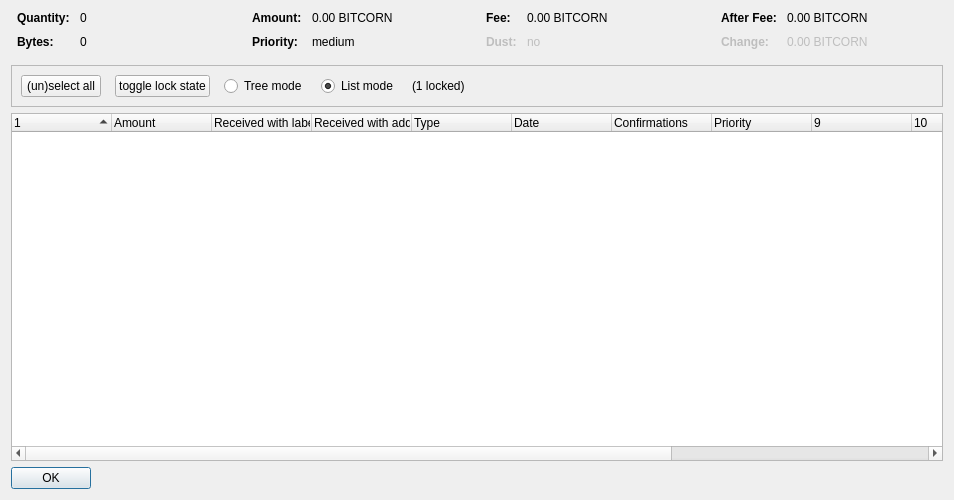
<?xml version="1.0" encoding="UTF-8"?>
<ui version="4.0">
 <class>CoinControlDialog</class>
 <widget class="QDialog" name="CoinControlDialog">
  <property name="geometry">
   <rect>
    <x>0</x>
    <y>0</y>
    <width>954</width>
    <height>500</height>
   </rect>
  </property>
  <property name="windowTitle">
   <string>Coin Selection</string>
  </property>
  <layout class="QVBoxLayout" name="verticalLayout">
   <item>
    <layout class="QHBoxLayout" name="horizontalLayoutTop" stretch="0,0,0,0">
     <property name="topMargin">
      <number>0</number>
     </property>
     <property name="bottomMargin">
      <number>10</number>
     </property>
     <item>
      <layout class="QFormLayout" name="formLayoutCoinControl1">
       <property name="horizontalSpacing">
        <number>10</number>
       </property>
       <property name="verticalSpacing">
        <number>10</number>
       </property>
       <property name="leftMargin">
        <number>6</number>
       </property>
       <property name="rightMargin">
        <number>6</number>
       </property>
       <item row="0" column="0">
        <widget class="QLabel" name="labelCoinControlQuantityText">
         <property name="font">
          <font>
           <weight>75</weight>
           <bold>true</bold>
          </font>
         </property>
         <property name="text">
          <string>Quantity:</string>
         </property>
        </widget>
       </item>
       <item row="0" column="1">
        <widget class="QLabel" name="labelCoinControlQuantity">
         <property name="cursor">
          <cursorShape>IBeamCursor</cursorShape>
         </property>
         <property name="contextMenuPolicy">
          <enum>Qt::ActionsContextMenu</enum>
         </property>
         <property name="text">
          <string notr="true">0</string>
         </property>
         <property name="textInteractionFlags">
          <set>Qt::LinksAccessibleByMouse|Qt::TextSelectableByKeyboard|Qt::TextSelectableByMouse</set>
         </property>
        </widget>
       </item>
       <item row="1" column="0">
        <widget class="QLabel" name="labelCoinControlBytesText">
         <property name="font">
          <font>
           <weight>75</weight>
           <bold>true</bold>
          </font>
         </property>
         <property name="text">
          <string>Bytes:</string>
         </property>
        </widget>
       </item>
       <item row="1" column="1">
        <widget class="QLabel" name="labelCoinControlBytes">
         <property name="cursor">
          <cursorShape>IBeamCursor</cursorShape>
         </property>
         <property name="contextMenuPolicy">
          <enum>Qt::ActionsContextMenu</enum>
         </property>
         <property name="text">
          <string notr="true">0</string>
         </property>
         <property name="textInteractionFlags">
          <set>Qt::LinksAccessibleByMouse|Qt::TextSelectableByKeyboard|Qt::TextSelectableByMouse</set>
         </property>
        </widget>
       </item>
      </layout>
     </item>
     <item>
      <layout class="QFormLayout" name="formLayoutCoinControl2">
       <property name="horizontalSpacing">
        <number>10</number>
       </property>
       <property name="verticalSpacing">
        <number>10</number>
       </property>
       <property name="leftMargin">
        <number>6</number>
       </property>
       <property name="rightMargin">
        <number>6</number>
       </property>
       <item row="0" column="0">
        <widget class="QLabel" name="labelCoinControlAmountText">
         <property name="font">
          <font>
           <weight>75</weight>
           <bold>true</bold>
          </font>
         </property>
         <property name="text">
          <string>Amount:</string>
         </property>
        </widget>
       </item>
       <item row="0" column="1">
        <widget class="QLabel" name="labelCoinControlAmount">
         <property name="cursor">
          <cursorShape>IBeamCursor</cursorShape>
         </property>
         <property name="contextMenuPolicy">
          <enum>Qt::ActionsContextMenu</enum>
         </property>
         <property name="text">
          <string notr="true">0.00 BITCORN</string>
         </property>
         <property name="textInteractionFlags">
          <set>Qt::LinksAccessibleByMouse|Qt::TextSelectableByKeyboard|Qt::TextSelectableByMouse</set>
         </property>
        </widget>
       </item>
       <item row="1" column="0">
        <widget class="QLabel" name="labelCoinControlPriorityText">
         <property name="font">
          <font>
           <weight>75</weight>
           <bold>true</bold>
          </font>
         </property>
         <property name="text">
          <string>Priority:</string>
         </property>
        </widget>
       </item>
       <item row="1" column="1">
        <widget class="QLabel" name="labelCoinControlPriority">
         <property name="cursor">
          <cursorShape>IBeamCursor</cursorShape>
         </property>
         <property name="contextMenuPolicy">
          <enum>Qt::ActionsContextMenu</enum>
         </property>
         <property name="text">
          <string>medium</string>
         </property>
         <property name="textInteractionFlags">
          <set>Qt::LinksAccessibleByMouse|Qt::TextSelectableByKeyboard|Qt::TextSelectableByMouse</set>
         </property>
        </widget>
       </item>
      </layout>
     </item>
     <item>
      <layout class="QFormLayout" name="formLayoutCoinControl3">
       <property name="horizontalSpacing">
        <number>10</number>
       </property>
       <property name="verticalSpacing">
        <number>10</number>
       </property>
       <property name="leftMargin">
        <number>6</number>
       </property>
       <property name="rightMargin">
        <number>6</number>
       </property>
       <item row="0" column="0">
        <widget class="QLabel" name="labelCoinControlFeeText">
         <property name="font">
          <font>
           <weight>75</weight>
           <bold>true</bold>
          </font>
         </property>
         <property name="text">
          <string>Fee:</string>
         </property>
        </widget>
       </item>
       <item row="0" column="1">
        <widget class="QLabel" name="labelCoinControlFee">
         <property name="cursor">
          <cursorShape>IBeamCursor</cursorShape>
         </property>
         <property name="contextMenuPolicy">
          <enum>Qt::ActionsContextMenu</enum>
         </property>
         <property name="text">
          <string notr="true">0.00 BITCORN</string>
         </property>
         <property name="textInteractionFlags">
          <set>Qt::LinksAccessibleByMouse|Qt::TextSelectableByKeyboard|Qt::TextSelectableByMouse</set>
         </property>
        </widget>
       </item>
       <item row="1" column="0">
        <widget class="QLabel" name="labelCoinControlLowOutputText">
         <property name="enabled">
          <bool>false</bool>
         </property>
         <property name="font">
          <font>
           <weight>75</weight>
           <bold>true</bold>
          </font>
         </property>
         <property name="text">
          <string>Dust:</string>
         </property>
        </widget>
       </item>
       <item row="1" column="1">
        <widget class="QLabel" name="labelCoinControlLowOutput">
         <property name="enabled">
          <bool>false</bool>
         </property>
         <property name="cursor">
          <cursorShape>IBeamCursor</cursorShape>
         </property>
         <property name="contextMenuPolicy">
          <enum>Qt::ActionsContextMenu</enum>
         </property>
         <property name="text">
          <string>no</string>
         </property>
         <property name="textInteractionFlags">
          <set>Qt::LinksAccessibleByMouse|Qt::TextSelectableByKeyboard|Qt::TextSelectableByMouse</set>
         </property>
        </widget>
       </item>
      </layout>
     </item>
     <item>
      <layout class="QFormLayout" name="formLayoutCoinControl4">
       <property name="horizontalSpacing">
        <number>10</number>
       </property>
       <property name="verticalSpacing">
        <number>10</number>
       </property>
       <property name="leftMargin">
        <number>6</number>
       </property>
       <property name="rightMargin">
        <number>6</number>
       </property>
       <item row="0" column="0">
        <widget class="QLabel" name="labelCoinControlAfterFeeText">
         <property name="font">
          <font>
           <weight>75</weight>
           <bold>true</bold>
          </font>
         </property>
         <property name="text">
          <string>After Fee:</string>
         </property>
        </widget>
       </item>
       <item row="0" column="1">
        <widget class="QLabel" name="labelCoinControlAfterFee">
         <property name="cursor">
          <cursorShape>IBeamCursor</cursorShape>
         </property>
         <property name="contextMenuPolicy">
          <enum>Qt::ActionsContextMenu</enum>
         </property>
         <property name="text">
          <string notr="true">0.00 BITCORN</string>
         </property>
         <property name="textInteractionFlags">
          <set>Qt::LinksAccessibleByMouse|Qt::TextSelectableByKeyboard|Qt::TextSelectableByMouse</set>
         </property>
        </widget>
       </item>
       <item row="1" column="0">
        <widget class="QLabel" name="labelCoinControlChangeText">
         <property name="enabled">
          <bool>false</bool>
         </property>
         <property name="font">
          <font>
           <weight>75</weight>
           <bold>true</bold>
          </font>
         </property>
         <property name="text">
          <string>Change:</string>
         </property>
        </widget>
       </item>
       <item row="1" column="1">
        <widget class="QLabel" name="labelCoinControlChange">
         <property name="enabled">
          <bool>false</bool>
         </property>
         <property name="cursor">
          <cursorShape>IBeamCursor</cursorShape>
         </property>
         <property name="contextMenuPolicy">
          <enum>Qt::ActionsContextMenu</enum>
         </property>
         <property name="text">
          <string notr="true">0.00 BITCORN</string>
         </property>
         <property name="textInteractionFlags">
          <set>Qt::LinksAccessibleByMouse|Qt::TextSelectableByKeyboard|Qt::TextSelectableByMouse</set>
         </property>
        </widget>
       </item>
      </layout>
     </item>
    </layout>
   </item>
   <item>
    <widget class="QFrame" name="frame">
     <property name="minimumSize">
      <size>
       <width>0</width>
       <height>40</height>
      </size>
     </property>
     <property name="frameShape">
      <enum>QFrame::StyledPanel</enum>
     </property>
     <property name="frameShadow">
      <enum>QFrame::Sunken</enum>
     </property>
     <layout class="QHBoxLayout" name="horizontalLayout">
      <item>
       <layout class="QHBoxLayout" name="horizontalLayoutPanel" stretch="0,0,0,0,0,0">
        <property name="spacing">
         <number>14</number>
        </property>
        <item>
         <widget class="QPushButton" name="pushButtonSelectAll">
          <property name="sizePolicy">
           <sizepolicy hsizetype="Maximum" vsizetype="Fixed">
            <horstretch>0</horstretch>
            <verstretch>0</verstretch>
           </sizepolicy>
          </property>
          <property name="text">
           <string>(un)select all</string>
          </property>
          <property name="autoDefault">
           <bool>false</bool>
          </property>
         </widget>
        </item>
        <item>
         <widget class="QPushButton" name="pushButtonToggleLock">
          <property name="sizePolicy">
           <sizepolicy hsizetype="Maximum" vsizetype="Fixed">
            <horstretch>0</horstretch>
            <verstretch>0</verstretch>
           </sizepolicy>
          </property>
          <property name="text">
           <string>toggle lock state</string>
          </property>
          <property name="autoDefault">
           <bool>false</bool>
          </property>
         </widget>
        </item>
        <item>
         <widget class="QRadioButton" name="radioTreeMode">
          <property name="sizePolicy">
           <sizepolicy hsizetype="Maximum" vsizetype="Fixed">
            <horstretch>0</horstretch>
            <verstretch>0</verstretch>
           </sizepolicy>
          </property>
          <property name="text">
           <string>Tree mode</string>
          </property>
         </widget>
        </item>
        <item>
         <widget class="QRadioButton" name="radioListMode">
          <property name="sizePolicy">
           <sizepolicy hsizetype="Maximum" vsizetype="Fixed">
            <horstretch>0</horstretch>
            <verstretch>0</verstretch>
           </sizepolicy>
          </property>
          <property name="text">
           <string>List mode</string>
          </property>
          <property name="checked">
           <bool>true</bool>
          </property>
         </widget>
        </item>
        <item>
         <widget class="QLabel" name="labelLocked">
          <property name="text">
           <string>(1 locked)</string>
          </property>
         </widget>
        </item>
        <item>
         <spacer name="horizontalSpacer">
          <property name="orientation">
           <enum>Qt::Horizontal</enum>
          </property>
          <property name="sizeHint" stdset="0">
           <size>
            <width>40</width>
            <height>20</height>
           </size>
          </property>
         </spacer>
        </item>
       </layout>
      </item>
     </layout>
    </widget>
   </item>
   <item>
    <widget class="CoinControlTreeWidget" name="treeWidget">
     <property name="contextMenuPolicy">
      <enum>Qt::CustomContextMenu</enum>
     </property>
     <property name="sortingEnabled">
      <bool>false</bool>
     </property>
     <property name="columnCount">
      <number>13</number>
     </property>
     <attribute name="headerShowSortIndicator" stdset="0">
      <bool>true</bool>
     </attribute>
     <attribute name="headerStretchLastSection">
      <bool>false</bool>
     </attribute>
     <column>
      <property name="text">
       <string/>
      </property>
     </column>
     <column>
      <property name="text">
       <string>Amount</string>
      </property>
     </column>
     <column>
      <property name="text">
       <string>Received with label</string>
      </property>
     </column>
     <column>
      <property name="text">
       <string>Received with address</string>
      </property>
     </column>
     <column>
      <property name="text">
	<string>Type</string>
      </property>
     </column>
     <column>
      <property name="text">	 
       <string>Date</string>
      </property>
     </column>
     <column>
      <property name="text">
       <string>Confirmations</string>
      </property>
      <property name="toolTip">
       <string>Confirmed</string>
      </property>
     </column>
     <column>
      <property name="text">
       <string>Priority</string>
      </property>
     </column>
     <column>
      <property name="text">
       <string/>
      </property>
     </column>
     <column>
      <property name="text">
       <string/>
      </property>
     </column>
     <column>
      <property name="text">
       <string/>
      </property>
     </column>
     <column>
      <property name="text">
       <string/>
      </property>
     </column>
     <column>
      <property name="text">
       <string/>
      </property>
     </column>
    </widget>
   </item>
   <item>
    <widget class="QDialogButtonBox" name="buttonBox">
     <property name="sizePolicy">
      <sizepolicy hsizetype="Maximum" vsizetype="Fixed">
       <horstretch>0</horstretch>
       <verstretch>0</verstretch>
      </sizepolicy>
     </property>
     <property name="orientation">
      <enum>Qt::Horizontal</enum>
     </property>
     <property name="standardButtons">
      <set>QDialogButtonBox::Ok</set>
     </property>
    </widget>
   </item>
  </layout>
 </widget>
 <customwidgets>
  <customwidget>
   <class>CoinControlTreeWidget</class>
   <extends>QTreeWidget</extends>
   <header>coincontroltreewidget.h</header>
  </customwidget>
 </customwidgets>
 <resources/>
 <connections/>
</ui>
